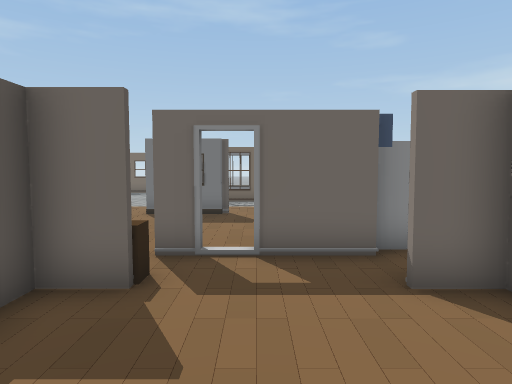
View 1 (above)

22 first-person views from a walk through a 3-D level made in the Unity game engine. The camera is 1.5 m above the floor, tilts 4° down and sees 75° across. The floor is counted in squares, 1 m on a side. Each view is taken from the middle of a square. On the plan, view 1 faces up. The plan holds only what a view shows up to about 15 squares ahead; the rest is blank. The place goes on beyond the plan. The player character is not drawn. Door leaves are left out, so doorways stand open. Some surface patterns are stand-ins.

View 2
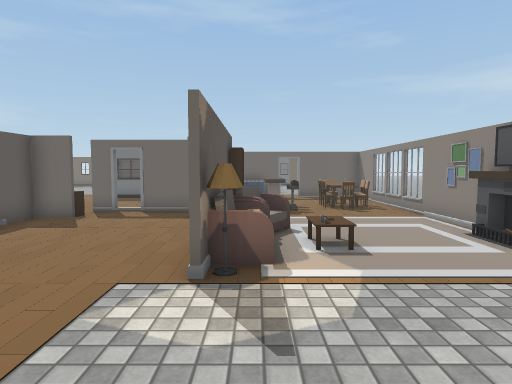

View 3
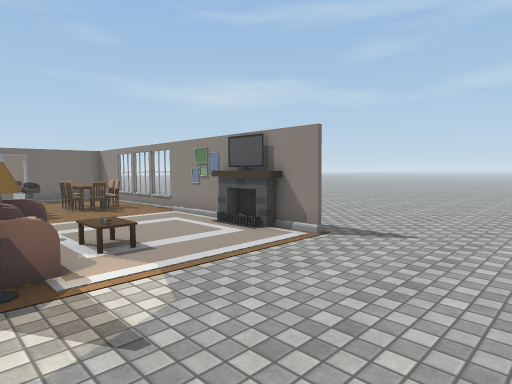

View 4
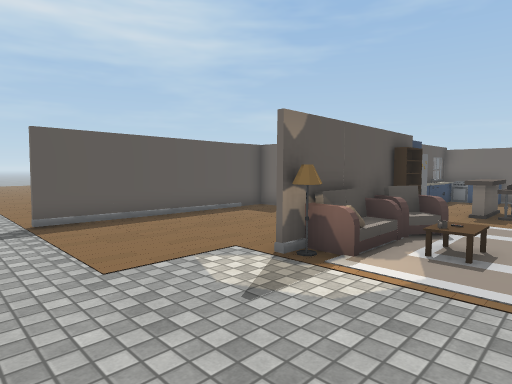

View 5
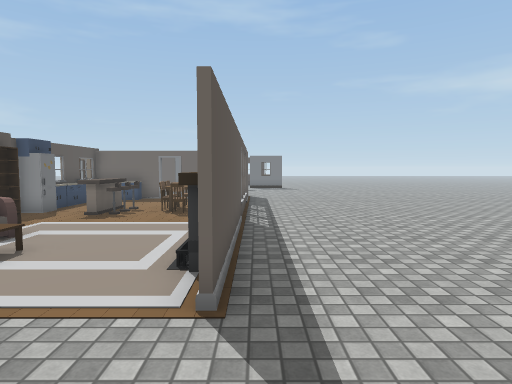

View 6
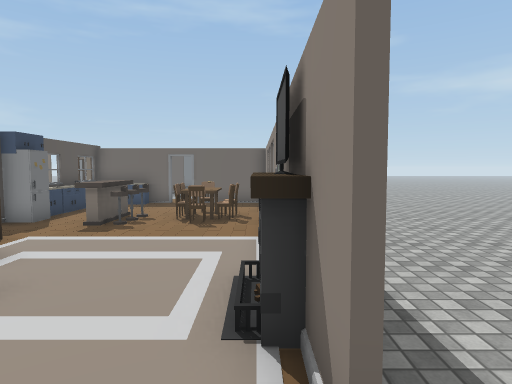

View 7
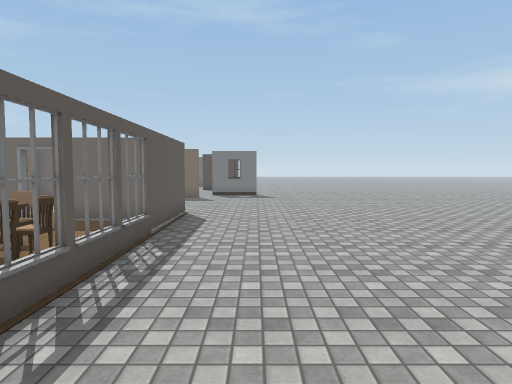

View 8
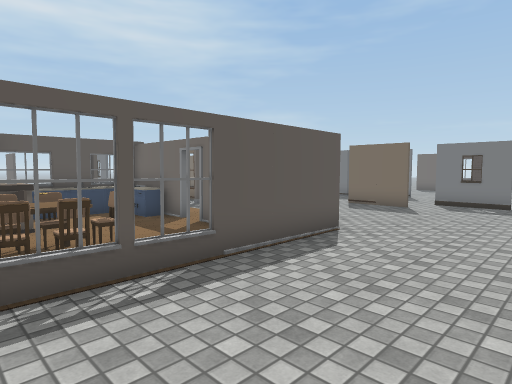

View 9
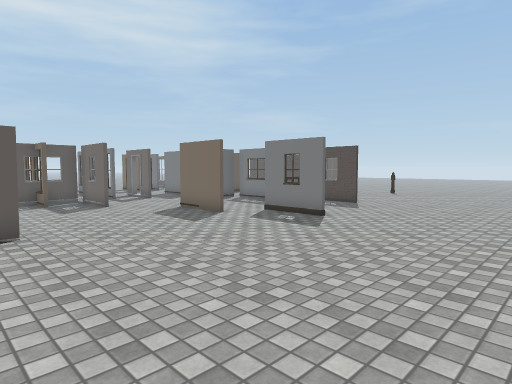

View 10
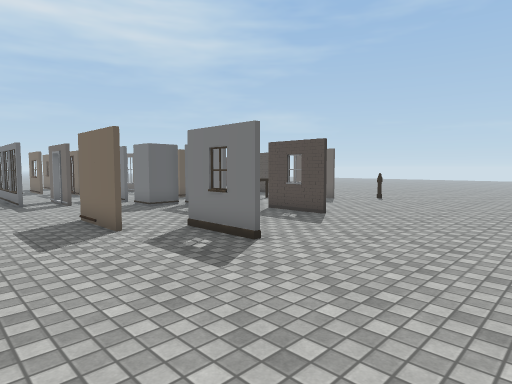

View 11
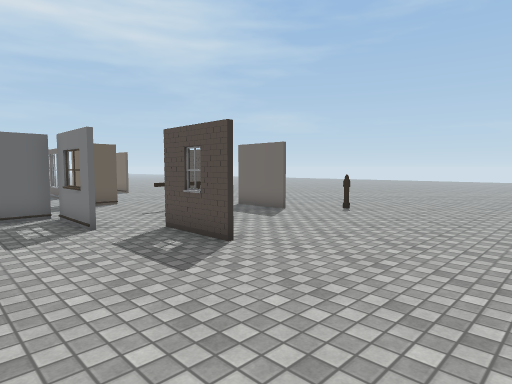

View 12
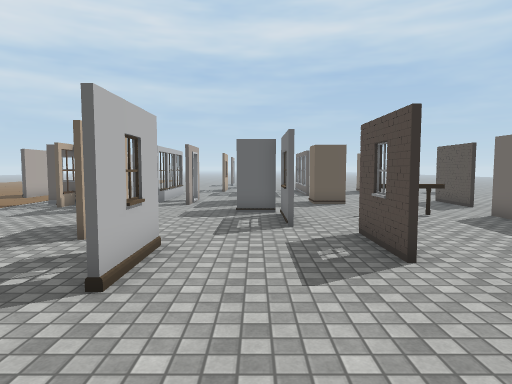

View 13
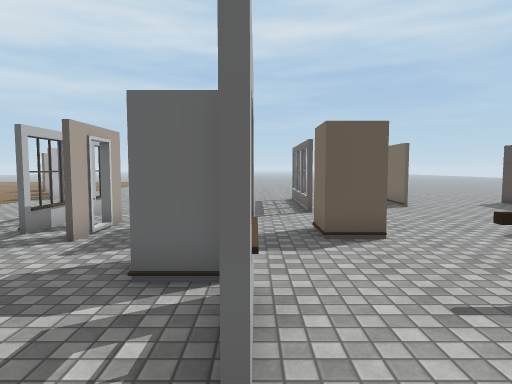

View 14
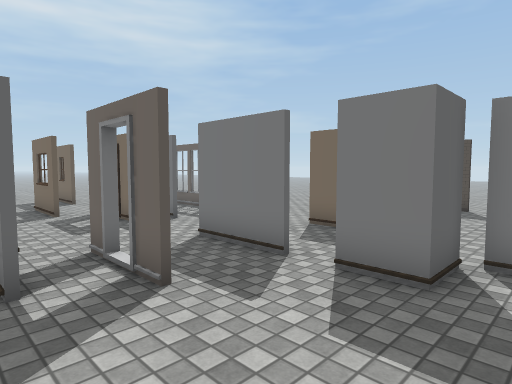

View 15
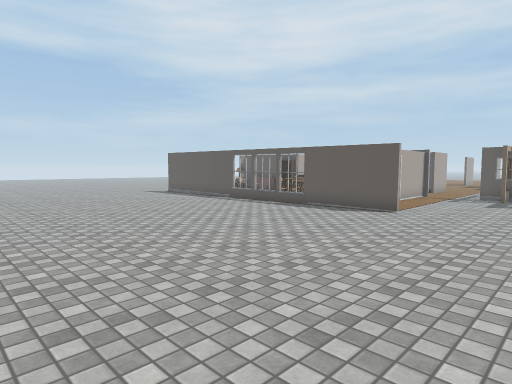

View 16
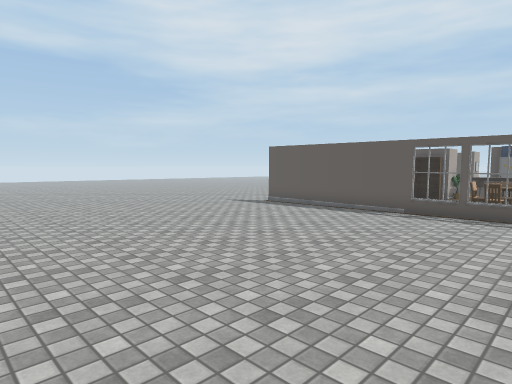

View 17
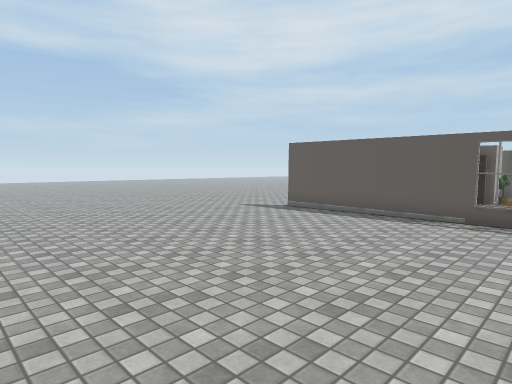

View 18
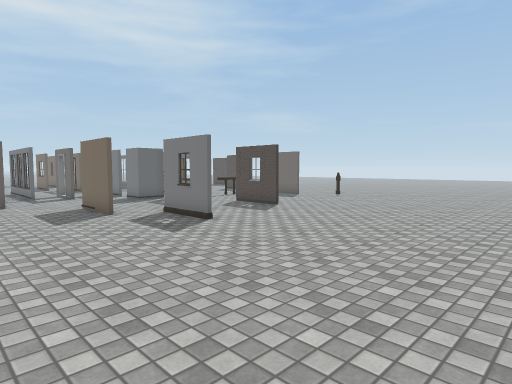

View 19
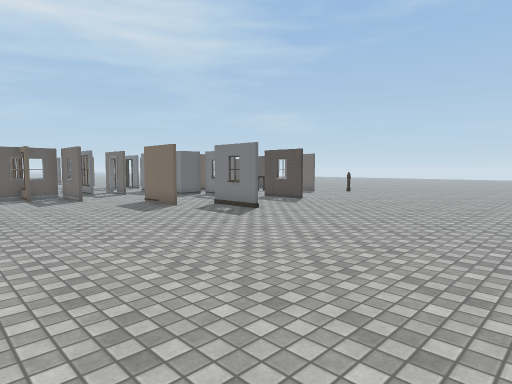

View 20
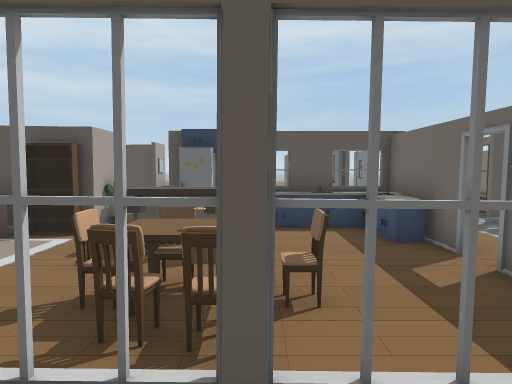

View 21
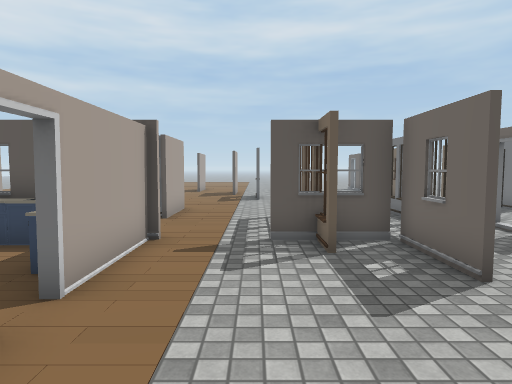

View 22
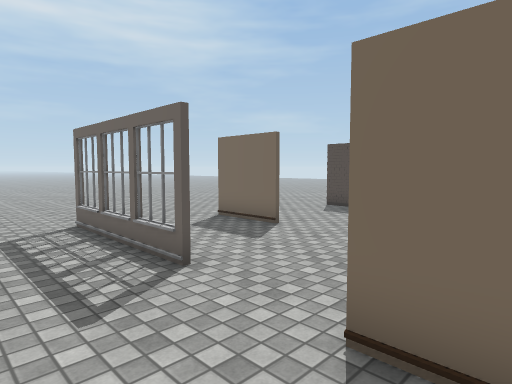

### Floor plan
Points are (right, up) in squares from view 1. A wall is a line through its corners. A room is listed if a view was taken in it or the views show most of it. See-through windows are left out.
Room 1 (views 1, 2, 3, 4, 5, 6, 7, 8, 9, 10, 11, 12, 13, 14, 15, 16, 17, 18, 19, 20, 21)
walls: (9.5, 11.6) (6.1, 11.6); (9.6, 13.5) (9.6, 1.4); (5.4, 11.6) (2, 11.6); (9.4, 2.4) (9.4, 10.9); (9.6, -0.4) (9.6, -1.6); (3.2, 4) (3.6, 4) (3.6, 2.8) (3.3, 2.8); (3.1, 4.1) (1.9, 4.1); (2.1, 12) (2.1, 5.7) (-0.1, 5.7); (2, 11.7) (5.4, 11.7); (9.1, 19.2) (6.5, 19.2); (3.2, 15.3) (2, 15.3); (4.7, 17) (2.1, 17) (2.1, 14.3); (9.4, -1.6) (9.4, -0.5); (1.9, 4.2) (3.3, 4.2) (3.3, -1.7); (1.9, 15.4) (3.2, 15.4); (12.1, 21) (9.5, 21); (9.5, 21.1) (12.1, 21.1); (-0.9, 5.7) (-1.8, 5.7); (7.5, 23.8) (4.7, 23.8) (4.7, 22.4); (-2.8, 4.1) (-2.8, -4.1); (10.9, 25.5) (8.2, 25.5)
ways out: opening at (-3, -5.5) to room 2; opening at (2.5, 13.5) to room 2; gap at (-0.5, 6) to room 2; opening at (6, 19) to room 3; opening at (8, 25); opening at (9.5, 26.5); open door at (5.5, 12); gap at (10, 5.5)
objects: other object (-2, 4); sofa (3, 0) to (4, 1); other object (3, 6) to (4, 11); sofa (4, 2) to (5, 2); other object (4, 6) to (5, 8); chair (5, 6); other object (5, 7) to (6, 7); chair (7, 7); chair (7, 8); chair (7, 9); chair (8, 7); chair (8, 8); fireplace (9, 0); TV (9, 1); fireplace (9, 2)
Room 2 (view 22)
walls: (-3.5, 11.3) (-0.9, 11.3); (-9.3, 22.4) (-10.9, 22.4); (-5.6, 21) (-8.3, 21); (-3, 4.2) (-2.4, 4.2); (-1.1, 11) (-3.6, 11); (-2.5, 18.7) (-1.7, 18.7); (-5.2, 22.2) (-5.8, 22.2); (-3.2, 22.2) (-4, 22.2); (-0.2, 18.7) (1.5, 18.7); (-2.8, 23.3) (-3.6, 23.3); (-5.4, 25.8) (-7.4, 25.8); (1.9, 15.3) (-0.1, 15.3); (1.5, 18.6) (-2.5, 18.6); (1.4, 22.4) (-0.3, 22.4); (2.1, 25.5) (0.5, 25.5)
ways out: opening at (-3, -5.5) to room 1; opening at (2.5, 13.5) to room 1; gap at (-0.5, 6) to room 1; opening at (1, 19.5) to room 3; opening at (-6.7, 25.3); opening at (-1, 23); opening at (1.5, 23.5); gap at (-6, 26); gap at (-2, 19); gap at (1, 15)
Room 3 (no view inside)
walls: (2.2, 20.1) (1.4, 20.1); (4.7, 22.4) (3.2, 22.4); (1.4, 20.2) (2.2, 20.2); (2.4, 22.4) (1.4, 22.4)
ways out: opening at (6, 19) to room 1; opening at (1, 19.5) to room 2; gap at (3, 22)

Positions as (right, up) in squares from view 1, and headings:
1: (0, 0), facing up
2: (4, -6), facing up
3: (3, -6), facing up-right
4: (7, -6), facing up-left
5: (10, -5), facing up
6: (9, -3), facing up
7: (12, 2), facing up
8: (14, 6), facing up-left
9: (18, 12), facing up-left
10: (17, 16), facing up-left
11: (16, 21), facing up-left
12: (16, 23), facing left
13: (9, 24), facing left
14: (6, 18), facing up-left
15: (21, 18), facing down-left
16: (21, 9), facing down-left
17: (20, 7), facing down-left
18: (20, 15), facing up-left
19: (21, 12), facing up-left
20: (11, 8), facing left
21: (9, 14), facing left
22: (2, 23), facing up-left
